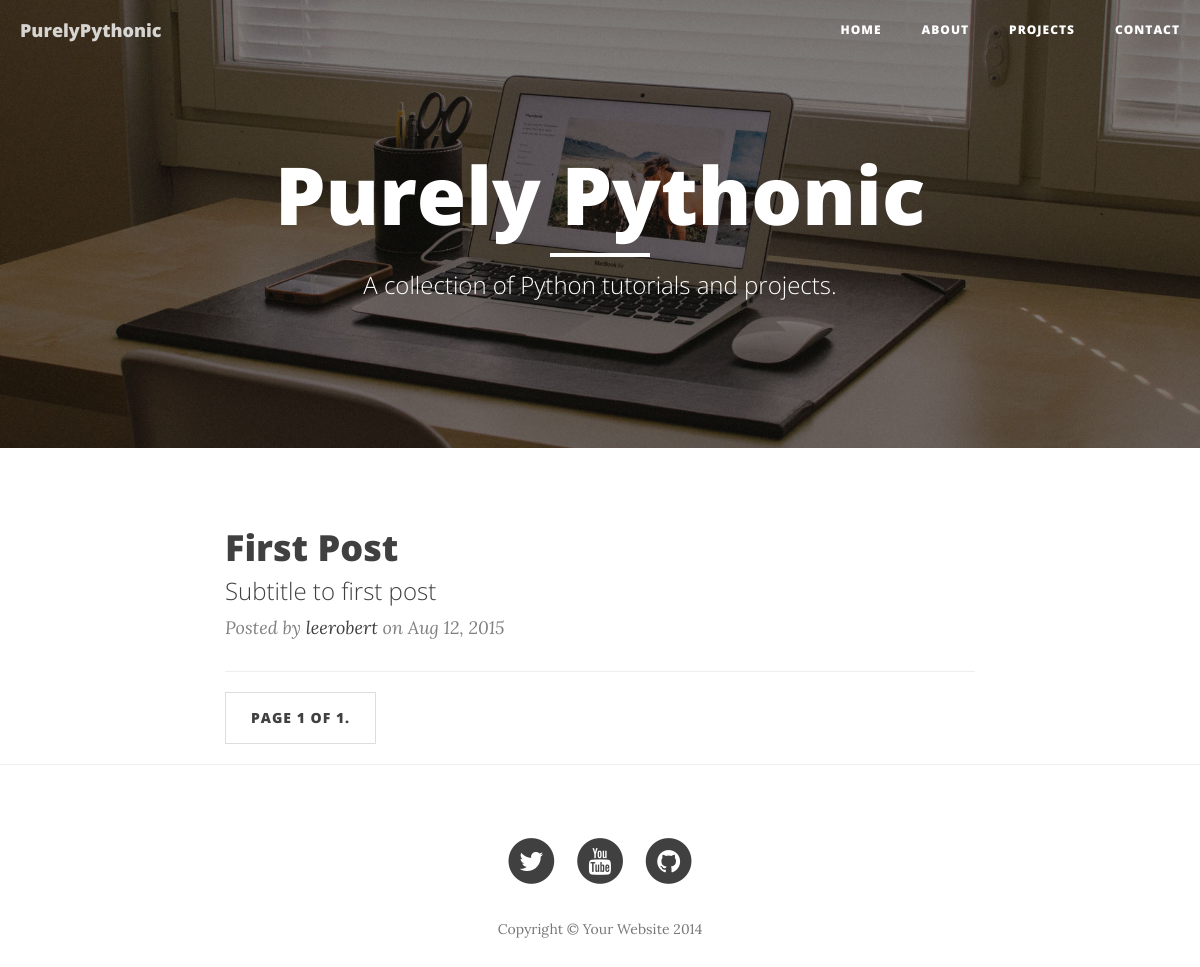
Before: / with the older database file.
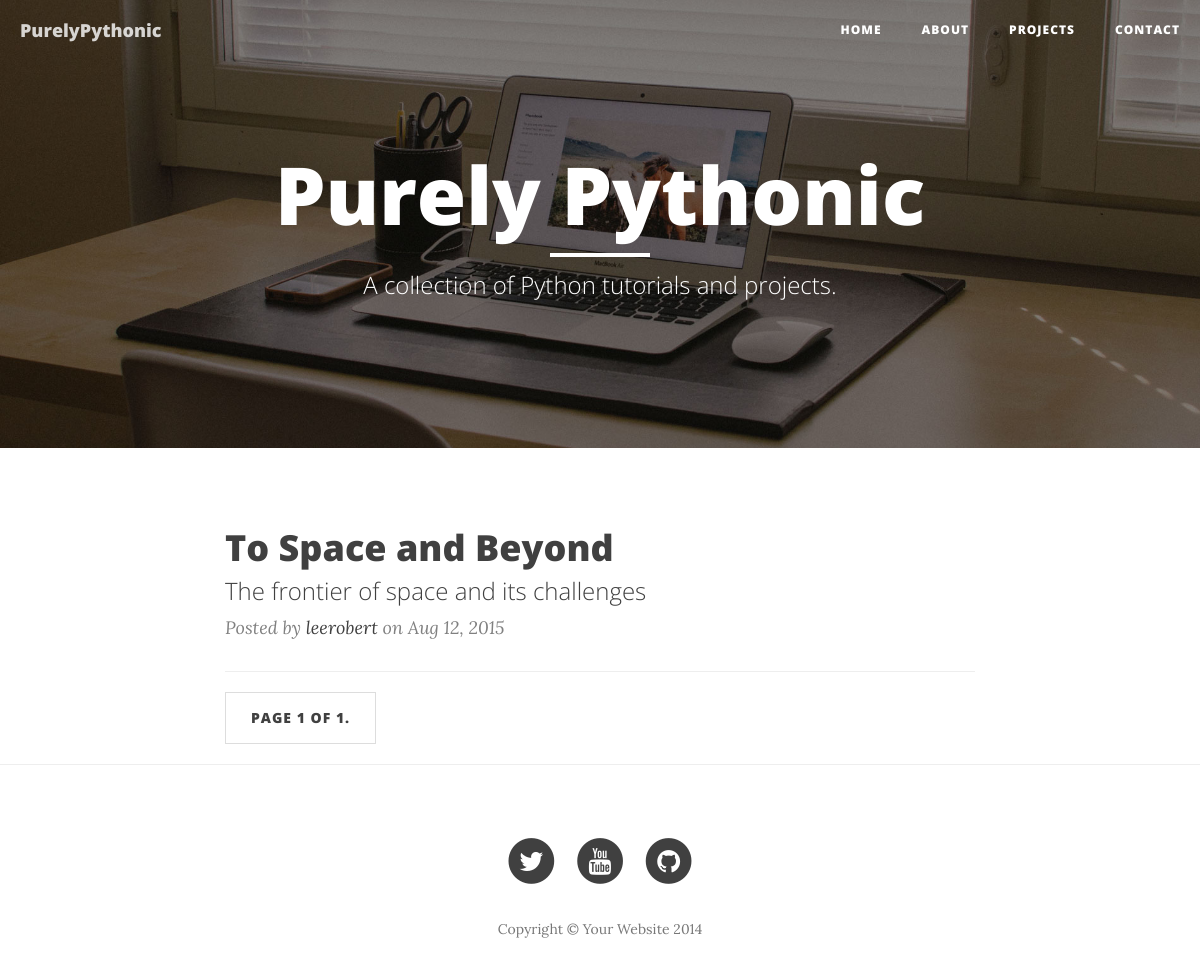
After: the same page with the newer database file.
### blog/models.py (models this page shows, shortened)
class Post(models.Model):
	author = models.ForeignKey(User, blank=True, null=True)
	title = models.CharField(max_length=200)
	subtitle = models.CharField(max_length=200, blank=True)
	body = models.TextField()
	slug = models.SlugField(unique=True)
	categories = models.ManyToManyField(Category, blank=True)
	created_date = models.DateTimeField(
			default=timezone.now)
	published_date = models.DateTimeField(
			blank=True, null=True)

### main/views.py (the view)
# urls.py: url(r'^$', views.home, name='home'),
def home(request):
	post_list = Post.objects.filter(
		published_date__lte=timezone.now()
	).order_by('published_date')
	paginator = Paginator(post_list, 5) # Show 5 posts per page
	page = request.GET.get('page')
	try:
		posts = paginator.page(page)
	except PageNotAnInteger:
		posts = paginator.page(1)
	except EmptyPage:
		posts = paginator.page(paginator.num_pages)
	return render(request, 'main/home.html', {'posts': posts})

### main/templates/main/home.html (shortened to what this page needs)
{% extends 'base.html' %}
{% load staticfiles %}
{% block content %}
<header class="intro-header" style="background-image: url('{% static 'img/home-bg.jpg'%}')">
    <div class="container">
        <div class="row">
            <div class="col-lg-8 col-lg-offset-2 col-md-10 col-md-offset-1">
                <div class="site-heading">
                    <h1>Purely Pythonic</h1>
                    <hr class="small">
                    <span class="subheading">A collection of Python tutorials and projects.</span>
                </div>
            </div>
        </div>
    </div>
</header>
<div class="container">
    <div class="row">
        <div class="col-lg-8 col-lg-offset-2 col-md-10 col-md-offset-1">
            {% for post in posts %}
            <div class="post-preview">
                <a href="{% url 'post' post.slug %}">
                    <h2 class="post-title">
                        {{ post.title }}
                    </h2>
                    <h3 class="post-subtitle">
                        {{ post.subtitle }}
                    </h3>
                </a>
                <p class="post-meta">Posted by <a href="{% url 'about' %}">{{post.author.username}}</a> on {{post.published_date|date:"M j, Y"}}</p>
            </div>
            <hr>
            {% endfor %}
            <ul class="pager">
                <li class="pull-left">
                    <span class="current">
                        Page {{ posts.number }} of {{ posts.paginator.num_pages }}.
                    </span>
                </li>
            </ul>
        </div>
    </div>
</div>
{% endblock %}

Changed rows visible on the page:
changed Post "leerobert": title "First Post" → "To Space and Beyond"; subtitle "Subtitle to first post" → "The frontier of space and its challenges"
